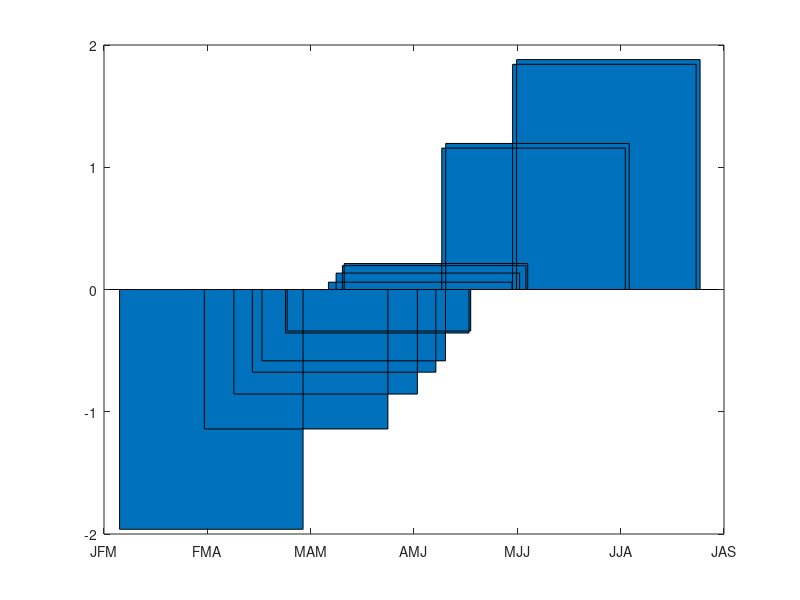

The MATLAB source for this figure: (Note: this script raises an error after producing the figure.)
months=['J';'F';'M';'A';'M';'J';'J';'A';'S';'O';'N';'D']
k1=strread(num2str(1:6),'%s')
k=['.';'.';'.';strread(num2str(1:6),'%s');'.';'.';'.']
N=20;
x=(1:N)';
y=ceil(12*rand(N,1));
plot(x,y);
set(gca,'YLim',[0 13],'YTick',1:12,'XTickLabel',k)
%%
datay=randn(1,15); 
datax=datay; 
bar(datax,datay); 
set(gca,'XTickLabel',{'JFM','FMA','MAM','AMJ','MJJ','JJA','JAS','ASO','SON','OND','NDJ','DJF','JFM','FMA','MAM'}) 
xTick=get(gca,'xtick'); 
xMax=max(xtick); 
xMin=min(xtick); 
newXTick=linspace(xMin,xMax,15); 
set(gca,'xtick',1:15);